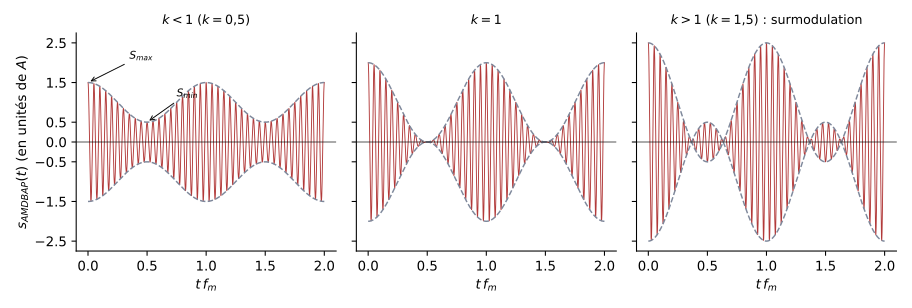

Python code for this plot:
"""EARF1 ch. 2 — AM double bande avec porteuse : influence du taux de modulation k.
D'après le support [mod-ana, p. 27], recalculée (fp = 20 fm)."""
import numpy as np
import matplotlib
matplotlib.use("Agg")
import matplotlib.pyplot as plt
plt.rcParams.update({"font.family": "sans-serif", "font.size": 10, "svg.fonttype": "none"})
ROUGE, GRIS = "#B23A3A", "#7E889B"
fm, fp, A = 1.0, 20.0, 1.0
t = np.linspace(0, 2, 6000)
fig, ax = plt.subplots(1, 3, figsize=(9.5, 3.2), sharey=True)
for a, k, titre in zip(ax, [0.5, 1.0, 1.5], ["$k < 1$ ($k = 0{,}5$)", "$k = 1$", "$k > 1$ ($k = 1{,}5$) : surmodulation"]):
    env = A * (1 + k * np.cos(2 * np.pi * fm * t))
    a.plot(t, env * np.cos(2 * np.pi * fp * t), color=ROUGE, lw=0.7)
    a.plot(t, env, color=GRIS, ls="--", lw=1.1); a.plot(t, -env, color=GRIS, ls="--", lw=1.1)
    a.set_title(titre, fontsize=9.5); a.set_xlabel("$t\\,f_m$")
    a.axhline(0, color="black", lw=0.5); a.spines[["top", "right"]].set_visible(False)
    a.set_yticks([-2.5, -1.5, -0.5, 0, 0.5, 1.5, 2.5])
ax[0].set_ylabel("$s_{AMDBAP}(t)$ (en unités de $A$)")
ax[0].annotate("$S_{max}$", (0, 1.5), (0.35, 2.1), fontsize=8, arrowprops=dict(arrowstyle="->", lw=0.7))
ax[0].annotate("$S_{min}$", (0.5, 0.5), (0.75, 1.15), fontsize=8, arrowprops=dict(arrowstyle="->", lw=0.7))
fig.tight_layout(); fig.savefig("02-amdbap-taux.svg")
